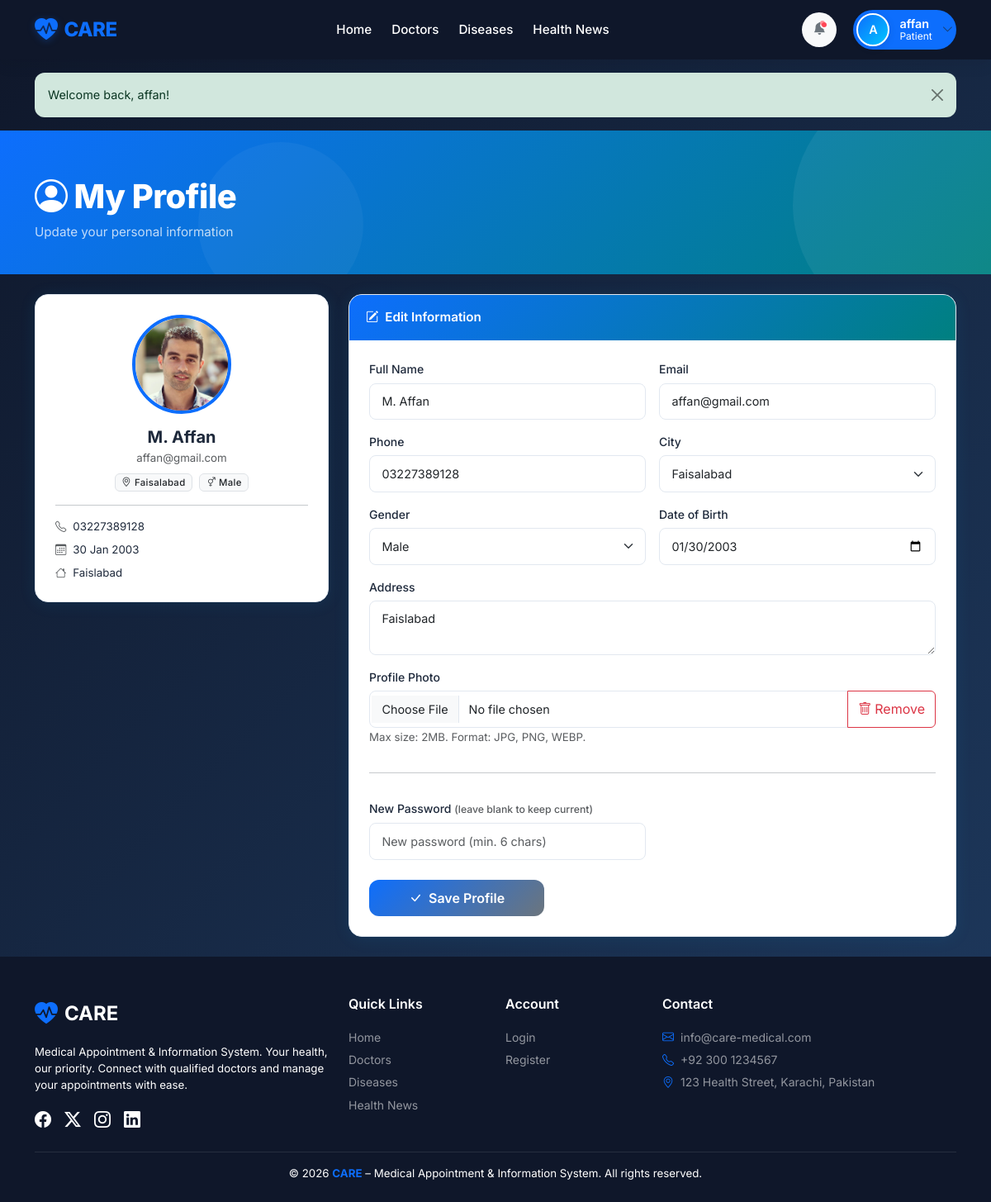
/patient/profile.php (signed in), run on the app's committed database.
### tables this page shows
CREATE TABLE `patients` (
  `id` int(11) NOT NULL,
  `user_id` int(11) NOT NULL,
  `full_name` varchar(100) NOT NULL,
  `phone` varchar(20) NOT NULL,
  `address` text NOT NULL,
  `city_id` int(11) NOT NULL,
  `profile_image` varchar(255) DEFAULT NULL,
  `date_of_birth` date DEFAULT NULL,
  `gender` enum('male','female','other') DEFAULT NULL,
  `created_at` timestamp NOT NULL DEFAULT current_timestamp()
);

CREATE TABLE `users` (
  `id` int(11) NOT NULL,
  `username` varchar(50) NOT NULL,
  `email` varchar(100) NOT NULL,
  `password` varchar(255) NOT NULL,
  `role` enum('admin','doctor','patient') NOT NULL,
  `status` enum('active','inactive') DEFAULT 'active',
  `created_at` timestamp NOT NULL DEFAULT current_timestamp(),
  `reset_token` varchar(255) DEFAULT NULL,
  `token_expiry` datetime DEFAULT NULL
);

CREATE TABLE `cities` (
  `id` int(11) NOT NULL,
  `city_name` varchar(100) NOT NULL,
  `status` enum('active','inactive') DEFAULT 'active',
  `created_at` timestamp NOT NULL DEFAULT current_timestamp()
);

### patient/profile.php (the view, shortened to what this page needs)
<?php
require_once '../config/db.php';
require_once '../includes/auth.php';
$userId = (int)$_SESSION['user_id'];
$patient = $conn->query("
    SELECT p.*, c.city_name, u.email, u.username
    FROM patients p
    JOIN cities c ON p.city_id = c.id
    JOIN users u ON p.user_id = u.id
    WHERE p.user_id = $userId
")->fetch_assoc();
$citiesRaw  = $conn->query("SELECT * FROM cities WHERE status='active' ORDER BY city_name");
$citiesList = $citiesRaw->fetch_all(MYSQLI_ASSOC);
include '../includes/header.php';
?>
<div class="page-hero">
    <div class="container">
        <h1><i class="bi bi-person-circle me-2"></i>My Profile</h1>
        <p class="mb-0 opacity-75">Update your personal information</p>
    </div>
</div>
<div class="container py-4">
    <div class="row g-4">
        <div class="col-lg-4">
            <div class="care-card p-4 text-center">
                <div id="previewContainer">
                    <?php if ($patient['profile_image']): ?>
                    <img id="previewImg" src="../uploads/profiles/<?= e($patient['profile_image']) ?>" class="rounded-circle mb-3" style="width:120px;height:120px;object-fit:cover;border:4px solid var(--care-primary);" alt="">
                    <?php endif; ?>
                </div>
                <h5 class="fw-bold mb-1"><?= e($patient['full_name']) ?></h5>
                <p class="text-muted small mb-2"><?= e($patient['email']) ?></p>
                <div class="d-flex justify-content-center gap-2 mb-3">
                    <span class="badge bg-light text-dark border"><i class="bi bi-geo-alt me-1"></i><?= e($patient['city_name']) ?></span>
                    <span class="badge bg-light text-dark border text-capitalize"><i class="bi bi-gender-ambiguous me-1"></i><?= e($patient['gender']) ?></span>
                </div>
                <hr>
                <ul class="list-unstyled text-start small mb-0">
                    <li class="mb-2"><i class="bi bi-telephone text-muted me-2"></i><?= e($patient['phone']) ?></li>
                    <li class="mb-2"><i class="bi bi-calendar3 text-muted me-2"></i><?= $patient['date_of_birth'] ? formatDate($patient['date_of_birth']) : 'Not set' ?></li>
                    <li><i class="bi bi-house text-muted me-2"></i><?= e($patient['address']) ?></li>
                </ul>
            </div>
        </div>
        <div class="col-lg-8">
            <div class="care-card">
                <div class="card-header"><i class="bi bi-pencil-square me-2"></i>Edit Information</div>
                <div class="card-body p-4">
                    <form method="POST" enctype="multipart/form-data">
                        <div class="row g-3">
                            <div class="col-sm-6">
                                <label class="form-label">Full Name</label>
                                <input type="text" name="full_name" class="form-control" value="<?= e($patient['full_name']) ?>" required>
                            </div>
                            <div class="col-sm-6">
                                <label class="form-label">Email</label>
                                <input type="email" name="email" class="form-control" value="<?= e($patient['email']) ?>">
                            </div>
                            <div class="col-sm-6">
                                <label class="form-label">Phone</label>
                                <input type="text" name="phone" class="form-control" value="<?= e($patient['phone']) ?>" required>
                            </div>
                            <div class="col-sm-6">
                                <label class="form-label">City</label>
                                <select name="city_id" class="form-select" required>
                                    <?php foreach ($citiesList as $c): ?>
                                    <option value="<?= $c['id'] ?>" <?= $c['id']==$patient['city_id']?'selected':'' ?>><?= e($c['city_name']) ?></option>
                                    <?php endforeach; ?>
                                </select>
                            </div>
                            <div class="col-sm-6">
                                <label class="form-label">Gender</label>
                                <select name="gender" class="form-select" required>
                                    <?php foreach (['male'=>'Male','female'=>'Female','other'=>'Other'] as $v=>$l): ?>
                                    <option value="<?= $v ?>" <?= $patient['gender']===$v?'selected':'' ?>><?= $l ?></option>
                                    <?php endforeach; ?>
                                </select>
                            </div>
                            <div class="col-sm-6">
                                <label class="form-label">Date of Birth</label>
                                <input type="date" name="date_of_birth" class="form-control max-today" value="<?= e($patient['date_of_birth']) ?>" required>
                            </div>
                            <div class="col-12">
                                <label class="form-label">Address</label>
                                <textarea name="address" class="form-control" rows="2" required><?= e($patient['address']) ?></textarea>
                            </div>
                            <div class="col-12">
                                <label class="form-label">Profile Photo</label>
                                <div class="input-group">
                                    <input type="file" name="profile_image" id="profile_image_input" class="form-control" accept="image/*">
                                    <?php if ($patient['profile_image']): ?>
                                    <button type="submit" name="remove_image" value="1" class="btn btn-outline-danger" onclick="return confirm('Are you sure you want to remove your profile photo?')">
                                        <i class="bi bi-trash me-1"></i>Remove
                                    </button>
                                    <?php endif; ?>
                                </div>
                                <small class="text-muted">Max size: 2MB. Format: JPG, PNG, WEBP.</small>
                            </div>
                            <div class="col-12"><hr></div>
                            <div class="col-sm-6">
                                <label class="form-label">New Password <small class="text-muted">(leave blank to keep current)</small></label>
                                <input type="password" name="new_password" class="form-control" placeholder="New password (min. 6 chars)" minlength="6">
                            </div>
                        </div>
                        <button type="submit" class="btn btn-care mt-4 px-5">
                            <i class="bi bi-check-lg me-2"></i>Save Profile
                        </button>
                    </form>
                </div>
            </div>
        </div>
    </div>
</div>
<?php include '../includes/footer.php'; ?>

### assets/css/style.css (style rules this page uses)
:root { --care-primary: #0ea5e9; --care-secondary: #0284c7; --care-teal: #0d9488; --care-teal-light: #ccfbf1; --care-blue-light: #e0f2fe; --care-dark: #0f172a; --care-text: #1e293b; --care-muted: #6e748b; --care-border: #e2e8f0; --care-card-bg: #ffffff; --care-bg: #f0f9ff; --navbar-bg: #0f172a; --footer-bg: #0f172a; --shadow-sm: 0 1px 3px rgba(0, 0, 0, .08), 0 1px 2px rgba(0, 0, 0, .06); --shadow-md: 0 4px 6px -1px rgba(0, 0, 0, .1), 0 2px 4px -1px rgba(0, 0, 0, .06); --shadow-lg: 0 10px 15px -3px rgba(0, 0, 0, .1), 0 4px 6px -2px rgba(0, 0, 0, .05); --shadow-card: 0 2px 20px rgba(14, 165, 233, .10); --radius-sm: 0.5rem; --radius-md: 0.75rem; --radius-lg: 1rem; --radius-xl: 1.5rem; --transition: all 0.25s ease; }
*, *::before, *::after { box-sizing: border-box; }
html { scroll-behavior: smooth; }
body { font-family: 'Inter', system-ui, -apple-system, sans-serif; background: linear-gradient(135deg, #0f172a 0%, #1e3a5f 100%); color: var(--care-text); min-height: 100vh; display: flex; flex-direction: column; font-size: 0.95rem; }
.care-card { background: var(--care-card-bg); border: 1px solid var(--care-border); border-radius: var(--radius-lg); box-shadow: var(--shadow-card); transition: var(--transition); overflow: hidden; }
.care-card .card-header { background: linear-gradient(135deg, var(--care-primary), var(--care-teal)); color: #fff; border: none; font-weight: 600; padding: 1rem 1.25rem; transition: var(--transition); }
.btn-care { background: linear-gradient(135deg, var(--care-primary), var(--care-secondary)); color: #fff !important; border: none; border-radius: var(--radius-md); font-weight: 600; padding: 0.65rem 1.5rem; transition: var(--transition); }
.form-control, .form-select { border-radius: var(--radius-sm); border-color: var(--care-border); padding: 0.65rem 0.9rem; font-size: 0.9rem; transition: var(--transition); }
.form-label { font-weight: 500; color: var(--care-text); font-size: 0.875rem; margin-bottom: 0.4rem; }
.page-hero { background: linear-gradient(135deg, var(--care-primary), var(--care-teal)); color: #fff; padding: 3.5rem 0 2.5rem; position: relative; overflow: hidden; }
.page-hero::before { content: ''; position: absolute; top: -60px; right: -60px; width: 300px; height: 300px; border-radius: 50%; background: rgba(255, 255, 255, .06); }
.page-hero::after { content: ''; position: absolute; bottom: -40px; left: 20%; width: 200px; height: 200px; border-radius: 50%; background: rgba(255, 255, 255, .04); }
.page-hero .container { position: relative; z-index: 1; }
.page-hero h1 { font-weight: 800; letter-spacing: -0.5px; }
.badge { font-weight: 500; letter-spacing: 0.3px; }

### assets/css/header.css (style rules this page uses)
:root { --care-primary: #0d6efd; --care-primary-dark: #0a58ca; --care-secondary: #6c757d; --care-teal: #008080; --care-teal-light: #e0f2f2; --care-blue-light: #f0f7ff; --care-white: #ffffff; --care-dark: #212529; --navbar-bg: #0f172a; --care-gray-100: #f8f9fa; --care-gray-200: #e9ecef; --care-shadow: 0 4px 20px rgba(0, 0, 0, 0.08); --care-transition: all 0.3s cubic-bezier(0.4, 0, 0.2, 1); }

### data on the page
patients: profile_image (picture), full_name "M. Affan", user.email "affan@gmail.com", city.city_name "Faisalabad", gender "Male", phone "03227389128", date_of_birth "30 Jan 2003", address "Faislabad", email "affan@gmail.com", city_id "Faisalabad", date_of_birth "01/30/2003"

### other printed values
$initial "A"
$username "affan"
$role "Patient"
$flash['message'] "Welcome back, affan!"
